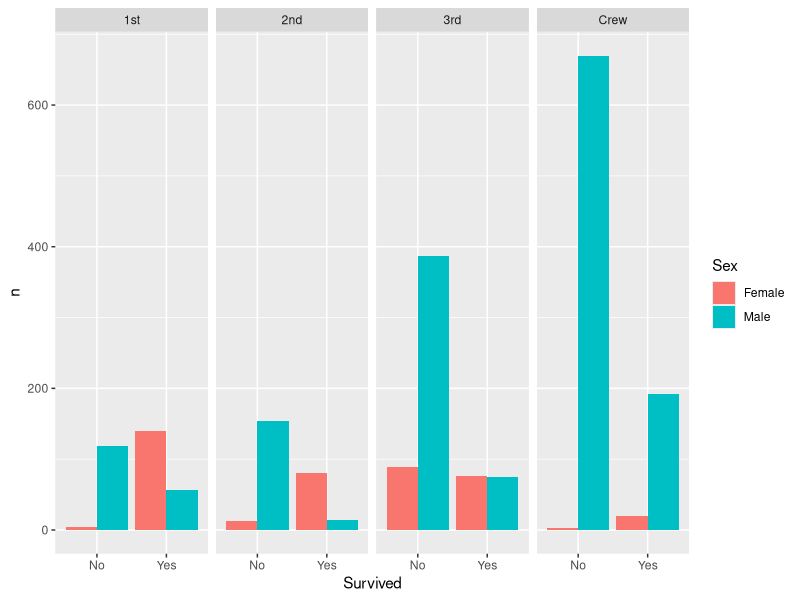
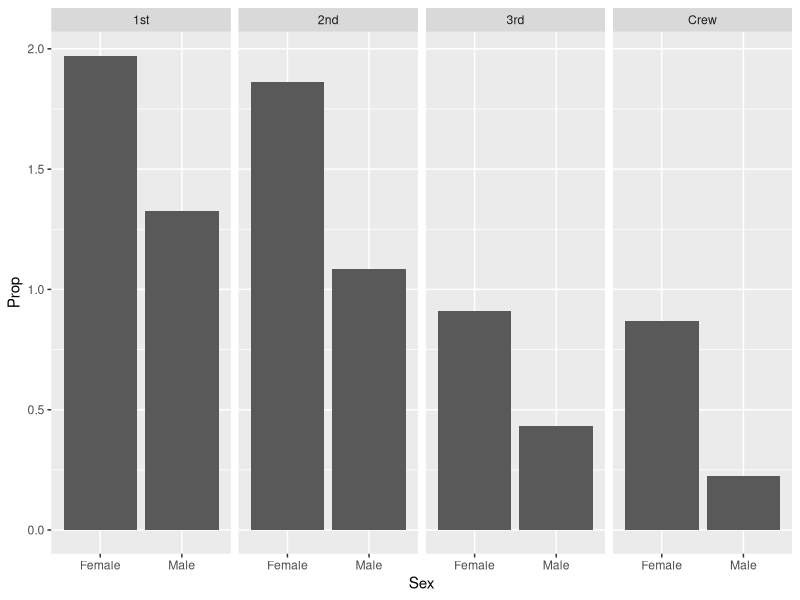
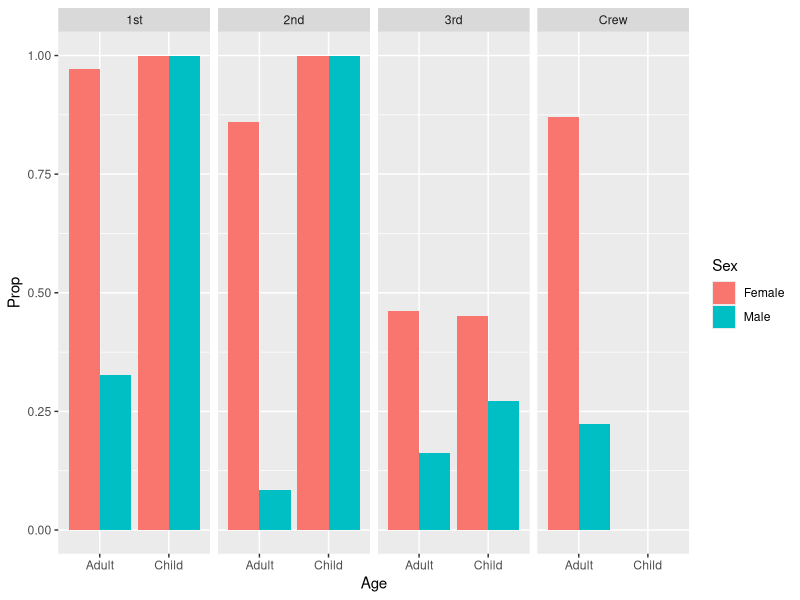

Here is the R script that generated these plots, in order:
## ---- chunk 1
library(tidyverse)

df_titanic <- as_tibble(Titanic)
## ---- chunk 2
glimpse(df_titanic)
## TASK: Perform a `glimpse` of df_titanic
## ---- chunk 3
## NOTE: No need to edit! We'll cover how to
## do this calculation in a later exercise.
df_titanic %>% summarize(total = sum(n)) 
## ---- chunk 4
## TASK: Visualize counts against `Class` and `Sex`
df_titanic %>%
  ggplot() +
  geom_col(mapping = aes(x = Survived, y = n, fill = Sex), position = "dodge") +
  facet_grid(~ Class)
## ---- chunk 5
## NOTE: No need to edit! We'll cover how to
## do this calculation in a later exercise.
df_prop <-
  df_titanic %>%
  group_by(Class, Sex, Age) %>%
  mutate(
    Total = sum(n),
    Prop = n / Total
  ) %>%
  ungroup()
df_prop
## ---- chunk 6
df_prop %>%
  filter(Survived == "Yes") %>%
  ggplot() +
  geom_col(mapping = aes(x = Sex, y = Prop)) +
  facet_grid(~ Class)
## ---- chunk 7
library(RColorBrewer)

#define custom color scale
myColors <- brewer.pal(3, "Set1")
names(myColors) <- levels(df_titanic$Age)
custom_colors <- scale_colour_manual(name = "Age", values = myColors)

df_prop %>%
  filter(Survived == "Yes") %>%
  ggplot() +
  geom_col(mapping = aes(x = Age, y = Prop, fill = Sex), position = "dodge") +
  facet_grid(~ Class) + custom_colors
